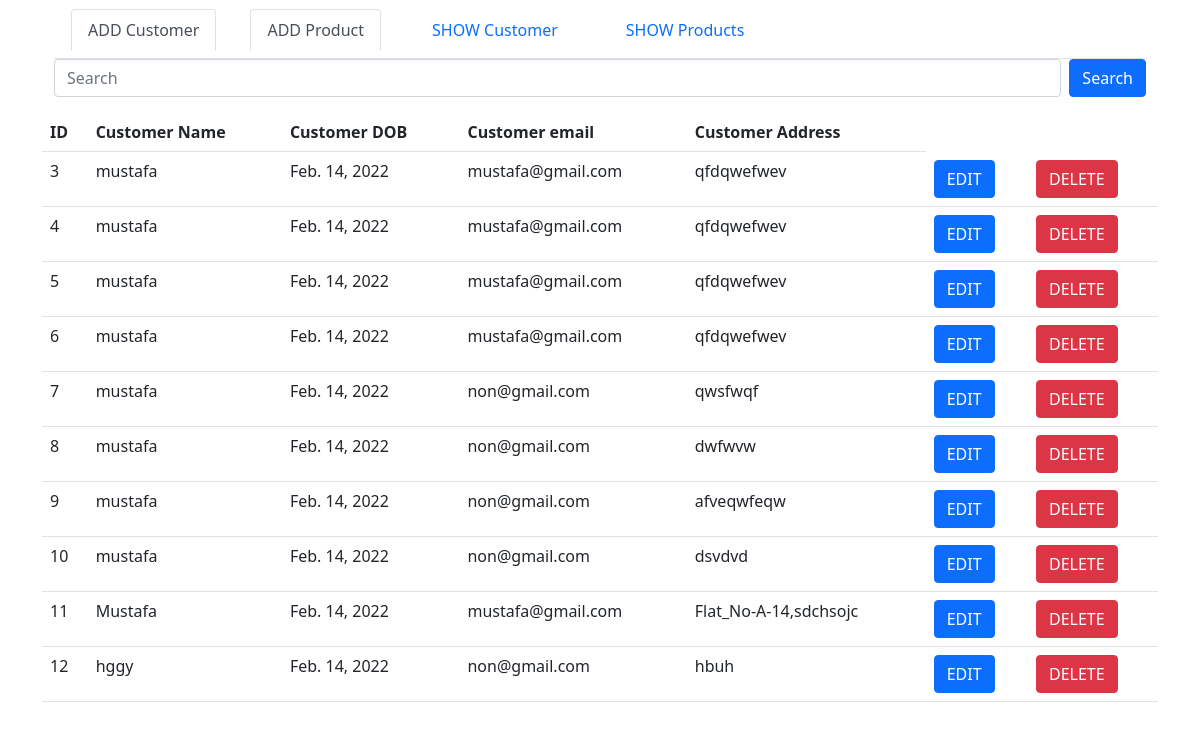
Page /show/ on the committed database.
### OMS/models.py (models this page shows)
class Customer(models.Model):
    customer_name = models.CharField(max_length=50)
    customer_dob = models.DateField(auto_now=True)
    customer_email = models.EmailField(default='non@gmail.com')
    customer_password = models.CharField(max_length=10)
    customer_address = models.TextField()

### OMS/views.py (the view)
# urls.py: path('show/', views.show, name='show'),
def show(request):
    customer_lst = Customer.objects.all().order_by('id')
    return render(request, 'show.html', {'customer_lst':customer_lst})

### OMS/templates/show.html (shortened to what this page needs)
{% extends 'index.html' %}
{% load crispy_forms_tags %}
{% block content %}
<table class="table table-hover">
    <tr>
        <th>ID</th>
        <th>Customer Name</th>
        <th>Customer DOB</th>
        <th>Customer email</th>
        <th>Customer Address</th>
    </tr>
    {% for cus in customer_lst %}
    <td>{{cus.id}}</td>
    <td>{{cus.customer_name }}</td>
    <td>{{cus.customer_dob }}</td>
    <td>{{cus.customer_email }}</td>
    <td>{{cus.customer_address }}</td>
    <td><a href="{% url 'edit' cus.id %}", class="btn btn-primary">EDIT</a></td>
     <td><a href="{% url 'dl' cus.id %}", class="btn btn-danger">DELETE</a></td>
{% endfor %}
</table>
{% endblock content %}

### OMS/templates/index.html (shortened to what this page needs)
<html>
        <head>
            <link href="https://cdn.jsdelivr.net/npm/bootstrap@5.0.2/dist/css/bootstrap.min.css" rel="stylesheet">
        </head>
        <body>
            <div class="container">
                <nav class="container-fluid">
                    <ul class="nav nav-tabs">
                        <li class="nav-link"><a href="{% url 'signup' %}" class="nav-link active">ADD Customer</a></li>
                        <li class="nav-link"><a href="{% url 'addproduct' %}" class="nav-link active">ADD Product</a></li>
                        <li class="nav-link"><a href="{% url 'show' %}" class="nav-link">SHOW Customer</a></li>
                        <li class="nav-link"><a href="{% url 'showproduct' %}" class="nav-link">SHOW Products</a></li>
                    </ul>
                    <form class="d-flex" method="POST", action="">
                        <input class="form-control me-2" type="text" placeholder="Search", name="text">
                        <button class="btn btn-primary" type="submit">Search</button>
                      </form>
                </nav>
                {% block content %}
                {% endblock content %}
            </div>
        </body>
    </html>

### rows in the picture
Customer: id "3", customer_name "mustafa", customer_dob "Feb. 14, 2022", customer_email "mustafa@gmail.com", customer_address "qfdqwefwev"
Customer: id "4", customer_name "mustafa", customer_dob "Feb. 14, 2022", customer_email "mustafa@gmail.com", customer_address "qfdqwefwev"
Customer: id "5", customer_name "mustafa", customer_dob "Feb. 14, 2022", customer_email "mustafa@gmail.com", customer_address "qfdqwefwev"
Customer: id "6", customer_name "mustafa", customer_dob "Feb. 14, 2022", customer_email "mustafa@gmail.com", customer_address "qfdqwefwev"
Customer: id "7", customer_name "mustafa", customer_dob "Feb. 14, 2022", customer_email "non@gmail.com", customer_address "qwsfwqf"
Customer: id "8", customer_name "mustafa", customer_dob "Feb. 14, 2022", customer_email "non@gmail.com", customer_address "dwfwvw"
Customer: id "9", customer_name "mustafa", customer_dob "Feb. 14, 2022", customer_email "non@gmail.com", customer_address "afveqwfeqw"
Customer: id "10", customer_name "mustafa", customer_dob "Feb. 14, 2022", customer_email "non@gmail.com", customer_address "dsvdvd"
Customer: id "11", customer_name "Mustafa", customer_dob "Feb. 14, 2022", customer_email "mustafa@gmail.com", customer_address "Flat_No-A-14,sdchsojc"
Customer: id "12", customer_name "hggy", customer_dob "Feb. 14, 2022", customer_email "non@gmail.com", customer_address "hbuh"
